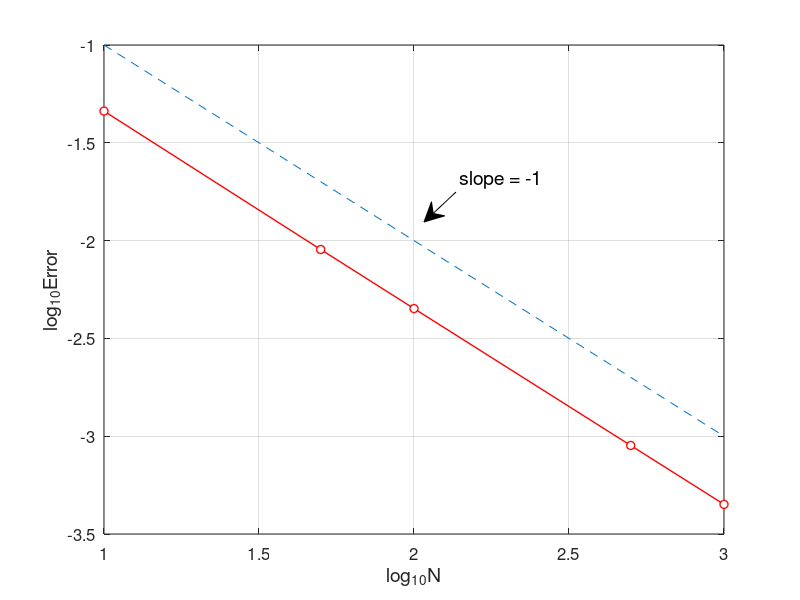

Source code (MATLAB):
% Euler1_error.m
% Euler method for the ODE model
% u'(x)=x^2+x-u, x in [0,1] 
% Initial condition: u(0)=0 ;
% Exact solution: u(x)=-exp(-x)+x^2-x+1.
clear all; close all;
Nvec=[10 50 100 500 1000];        % Number of partitions
Error=[];
fun=@(x,u) x.^2+x-u;              % RHS
for k=1:length(Nvec)
    N=Nvec(k);
    h=1/N;
    x=0:h:1;                      % interval partition
    u(1)=0;                       % initial value
    for n=1:N
        u(n+1)=u(n)+h.*fun(x(n),u(n));
    end
    ue=-exp(-x)+x.^2-x+1;         % exact solution
    error=max(abs(u-ue));
    Error=[Error,error];
end
plot(log10(Nvec),log10(Error),'ro-','MarkerFaceColor','w','LineWidth',1)
%loglog(Nvec,Error,'ro-','LineWidth',1.5)
hold on
%loglog(Nvec, Nvec.^(-1), '--')
plot(log10(Nvec), log10(Nvec.^(-1)), '--')
grid on
%title('Convergence of Euler method','fontsize',12)
set(gca,'fontsize',12)
xlabel('log_{10}N','fontsize',14), ylabel('log_{10}Error','fontsize',14)

% add annotation of slope
ax = [0.57 0.53];
ay = [0.68 0.63];
annotation('textarrow',ax,ay,'String','slope = -1 ','fontsize',14)

% computating convergence order
for n=1:length(Nvec)-1
    order(n)=-log(Error(n)/Error(n+1))/(log(Nvec(n)/Nvec(n+1)));
end
Error
order

% print -dpng -r600 Euler1_error.png
% print -depsc2 Euler1_error.eps
